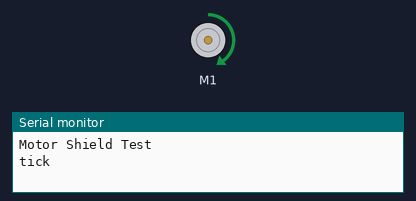
The sketch below on a simulated Arduino Uno, built with avr-gcc and run on an emulated ATmega328P. On the bench: DC motor (green arrow = forward, orange = backward, longer = faster), the last lines printed to the serial monitor.

Above: at 0.5 s.
At 1.5 s:
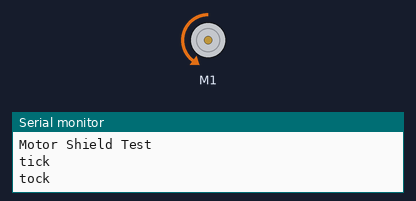
At 5.5 s:
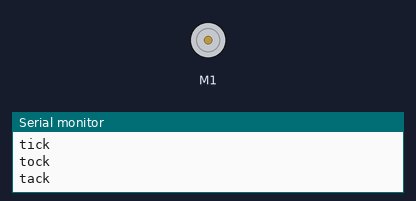
Timing chart, 0 to 6.9 s (numbered marks = the images above):
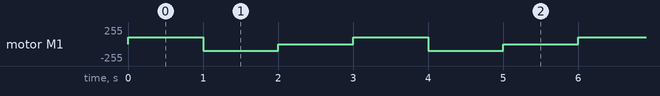

Measured:
- by itself, motor M1: repeats every 3.0 s: backward 100/255 1.0 s, stopped 1.0 s, forward 100/255 1.0 s

The sketch:

usingMotorShield.pde
```cpp
#include <AFMotor.h>

AF_DCMotor motor(1, MOTOR12_2KHZ);
void setup() {
  Serial.begin(9600);
  Serial.println("Motor Shield Test");

  motor.setSpeed(100);//0 is stopped, full speed is 255;
}

void loop(){
  Serial.println("tick");
  motor.run(FORWARD);
  delay(1000);

  Serial.println("tock");
  motor.run(BACKWARD);
  delay(1000);

  Serial.println("tack");
  motor.run(RELEASE);// motor is stopped
  delay(1000);
}
```
